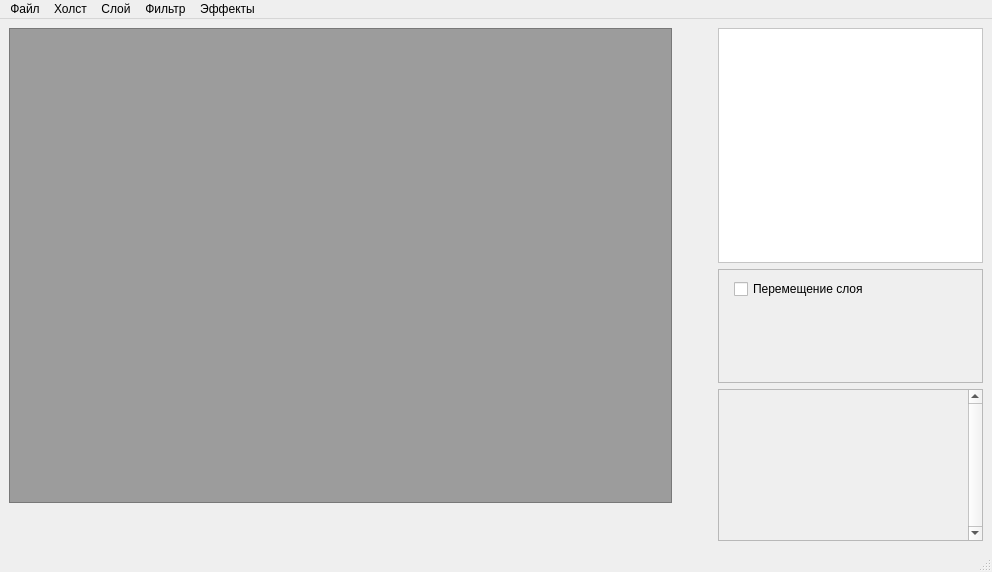
<?xml version="1.0" encoding="UTF-8"?>
<ui version="4.0">
 <class>MainWindow</class>
 <widget class="QMainWindow" name="MainWindow">
  <property name="geometry">
   <rect>
    <x>0</x>
    <y>0</y>
    <width>992</width>
    <height>572</height>
   </rect>
  </property>
  <property name="sizePolicy">
   <sizepolicy hsizetype="Fixed" vsizetype="Expanding">
    <horstretch>0</horstretch>
    <verstretch>0</verstretch>
   </sizepolicy>
  </property>
  <property name="windowTitle">
   <string>MiniPS</string>
  </property>
  <widget class="QWidget" name="centralwidget">
   <layout class="QGridLayout" name="gridLayout">
    <item row="2" column="2">
     <widget class="QFrame" name="derzhalka">
      <property name="frameShape">
       <enum>QFrame::StyledPanel</enum>
      </property>
      <property name="frameShadow">
       <enum>QFrame::Raised</enum>
      </property>
      <layout class="QFormLayout" name="formLayout">
       <item row="0" column="1">
        <widget class="QCheckBox" name="movelayer">
         <property name="text">
          <string>Перемещение слоя</string>
         </property>
        </widget>
       </item>
      </layout>
     </widget>
    </item>
    <item row="2" column="1">
     <spacer name="horizontalSpacer">
      <property name="orientation">
       <enum>Qt::Horizontal</enum>
      </property>
      <property name="sizeHint" stdset="0">
       <size>
        <width>40</width>
        <height>20</height>
       </size>
      </property>
     </spacer>
    </item>
    <item row="3" column="2" rowspan="2">
     <widget class="QScrollArea" name="scrollArea">
      <property name="sizePolicy">
       <sizepolicy hsizetype="Preferred" vsizetype="Preferred">
        <horstretch>0</horstretch>
        <verstretch>0</verstretch>
       </sizepolicy>
      </property>
      <property name="verticalScrollBarPolicy">
       <enum>Qt::ScrollBarAlwaysOn</enum>
      </property>
      <property name="horizontalScrollBarPolicy">
       <enum>Qt::ScrollBarAlwaysOff</enum>
      </property>
      <property name="widgetResizable">
       <bool>true</bool>
      </property>
      <widget class="QWidget" name="scrollAreaWidgetContents">
       <property name="geometry">
        <rect>
         <x>0</x>
         <y>0</y>
         <width>239</width>
         <height>151</height>
        </rect>
       </property>
       <layout class="QGridLayout" name="gridLayout_3">
        <item row="0" column="0">
         <layout class="QVBoxLayout" name="SloyWidget_layout">
          <property name="sizeConstraint">
           <enum>QLayout::SetMaximumSize</enum>
          </property>
         </layout>
        </item>
       </layout>
      </widget>
     </widget>
    </item>
    <item row="0" column="0" rowspan="4">
     <widget class="QGraphicsView" name="canvas">
      <property name="enabled">
       <bool>true</bool>
      </property>
      <property name="sizePolicy">
       <sizepolicy hsizetype="Expanding" vsizetype="Expanding">
        <horstretch>10</horstretch>
        <verstretch>12</verstretch>
       </sizepolicy>
      </property>
      <property name="acceptDrops">
       <bool>false</bool>
      </property>
      <property name="styleSheet">
       <string notr="true">background-color: rgb(156, 156, 156);</string>
      </property>
     </widget>
    </item>
    <item row="0" column="2" rowspan="2">
     <widget class="QFrame" name="Minicanvas">
      <property name="sizePolicy">
       <sizepolicy hsizetype="Expanding" vsizetype="Preferred">
        <horstretch>4</horstretch>
        <verstretch>0</verstretch>
       </sizepolicy>
      </property>
      <property name="styleSheet">
       <string notr="true">background-color: rgb(255, 255, 255);</string>
      </property>
      <property name="frameShape">
       <enum>QFrame::StyledPanel</enum>
      </property>
      <property name="frameShadow">
       <enum>QFrame::Raised</enum>
      </property>
     </widget>
    </item>
   </layout>
  </widget>
  <widget class="QMenuBar" name="menubar">
   <property name="geometry">
    <rect>
     <x>0</x>
     <y>0</y>
     <width>992</width>
     <height>26</height>
    </rect>
   </property>
   <widget class="QMenu" name="file">
    <property name="title">
     <string>Файл</string>
    </property>
    <addaction name="open"/>
    <addaction name="separator"/>
    <addaction name="save"/>
    <addaction name="separator"/>
    <addaction name="exit"/>
   </widget>
   <widget class="QMenu" name="holst">
    <property name="title">
     <string>Холст</string>
    </property>
    <addaction name="otrazhv"/>
    <addaction name="otrazhg"/>
    <addaction name="separator"/>
    <addaction name="razpo"/>
    <addaction name="razpr"/>
    <addaction name="zoomin"/>
    <addaction name="zoomout"/>
   </widget>
   <widget class="QMenu" name="sloy">
    <property name="title">
     <string>Слой</string>
    </property>
    <addaction name="copy"/>
    <addaction name="paste"/>
    <addaction name="separator"/>
    <addaction name="delmenu"/>
    <addaction name="separator"/>
    <addaction name="clear"/>
   </widget>
   <widget class="QMenu" name="filter">
    <property name="title">
     <string>Фильтр</string>
    </property>
    <widget class="QMenu" name="col">
     <property name="title">
      <string>Регулировка цвета</string>
     </property>
     <addaction name="bright"/>
     <addaction name="colr"/>
    </widget>
    <addaction name="col"/>
    <addaction name="blur"/>
   </widget>
   <widget class="QMenu" name="eff">
    <property name="title">
     <string>Эффекты</string>
    </property>
    <addaction name="glitch"/>
   </widget>
   <addaction name="file"/>
   <addaction name="holst"/>
   <addaction name="sloy"/>
   <addaction name="filter"/>
   <addaction name="eff"/>
  </widget>
  <widget class="QStatusBar" name="statusbar"/>
  <action name="open">
   <property name="text">
    <string>Открыть</string>
   </property>
  </action>
  <action name="save">
   <property name="text">
    <string>Сохранить</string>
   </property>
  </action>
  <action name="exit">
   <property name="text">
    <string>Выход</string>
   </property>
  </action>
  <action name="otrazhv">
   <property name="text">
    <string>Отразить горизонтально</string>
   </property>
  </action>
  <action name="otrazhg">
   <property name="text">
    <string>Отразить вертикально</string>
   </property>
  </action>
  <action name="razpo">
   <property name="text">
    <string>Повернуть на 90° по часовой</string>
   </property>
  </action>
  <action name="razpr">
   <property name="text">
    <string>Повернуть на 90° против часовой</string>
   </property>
  </action>
  <action name="copy">
   <property name="text">
    <string>Копировать</string>
   </property>
  </action>
  <action name="paste">
   <property name="text">
    <string>Вставить</string>
   </property>
  </action>
  <action name="delmenu">
   <property name="text">
    <string>Удалить</string>
   </property>
  </action>
  <action name="clear">
   <property name="text">
    <string>Очистить слой</string>
   </property>
  </action>
  <action name="bright">
   <property name="text">
    <string>Яркость/Насыщенность</string>
   </property>
  </action>
  <action name="colr">
   <property name="text">
    <string>Цвет</string>
   </property>
  </action>
  <action name="blur">
   <property name="text">
    <string>Размытие по Гауссу</string>
   </property>
  </action>
  <action name="glitch">
   <property name="text">
    <string>Глитч эффекты</string>
   </property>
  </action>
  <action name="stadd">
   <property name="text">
    <string>Добавить стикер</string>
   </property>
  </action>
  <action name="action_3">
   <property name="text">
    <string>Создать</string>
   </property>
  </action>
  <action name="action_4">
   <property name="text">
    <string>Сохранить как...</string>
   </property>
  </action>
  <action name="zoomin">
   <property name="text">
    <string>Увеличить</string>
   </property>
  </action>
  <action name="zoomout">
   <property name="text">
    <string>Уменьшить</string>
   </property>
  </action>
 </widget>
 <resources>
  <include location="res.qrc"/>
  <include location="res.qrc"/>
 </resources>
 <connections/>
</ui>
